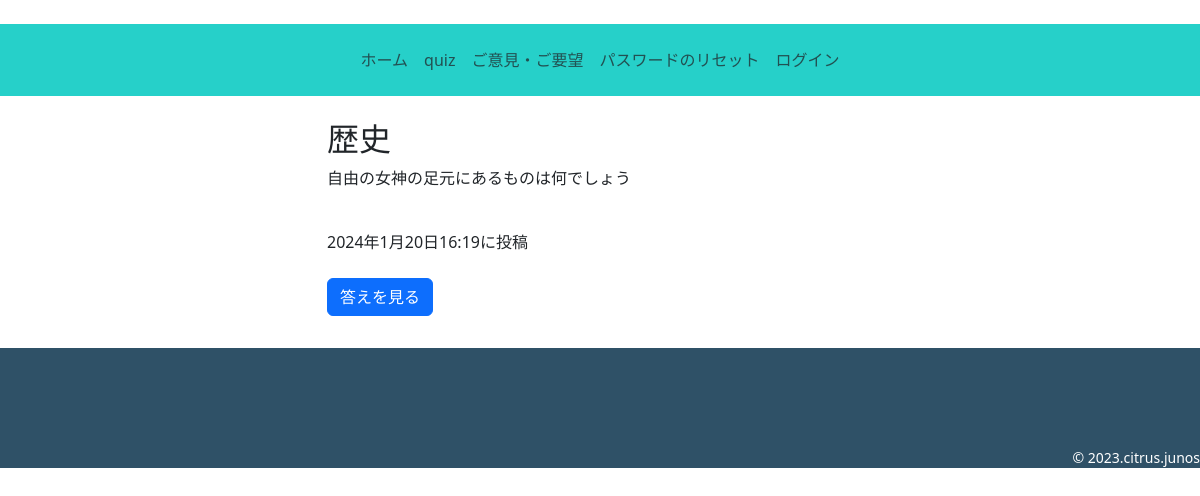
The app's page /quiz/quiz_detail/1 with its own data.
### quiz/models.py (models this page shows, shortened)
class Quiz(models.Model):
    user = models.ForeignKey(
        CustomUser,
        verbose_name='ユーザー',
        on_delete=models.CASCADE,
    )
    category = models.ForeignKey(
        Category,
        verbose_name='カテゴリー',
        on_delete=models.CASCADE,
    )
    quiz = models.TextField(
        verbose_name='問題文',
    )
    answer = models.TextField(
        verbose_name='答え',
    )
    posted_at = models.DateTimeField(
        verbose_name='投稿日時',
        auto_now_add=True,
    )

class Category(models.Model):
    category=models.CharField(
        verbose_name='カテゴリー',
        max_length=50,
    )
    def __str__(self):
        return self.category

### quiz/views.py (the view)
# urls.py: path('quiz_detail/<int:pk>',views.QuizDetailView.as_view(),name='quiz_detail'),
class QuizDetailView(DetailView):
    template_name='quiz_detail.html'
    model=Quiz

### quiz/templates/quiz_detail.html (shortened to what this page needs)
{% extends 'quiz_base.html' %}
    {% block contents %}
    <div class="container">
        <div class="row">
            <div class="col offset-3">
                <h2>{{object.category}}</h2>
                <p>{{object.quiz}}</p>
                <br>
                <p>{{object.posted_at}}に投稿</p>
                <form method="POST">
                    <a href="{% url 'quiz:answer_detail' object.pk %}" class="btn btn-primary my-2">答えを見る</a>
                </form>
                <br>
            </div>
        </div>
    </div>
    {% endblock %}

### records on screen
Quiz: category "歴史", quiz "自由の女神の足元にあるものは何でしょう", posted_at "2024年1月20日16:19"
